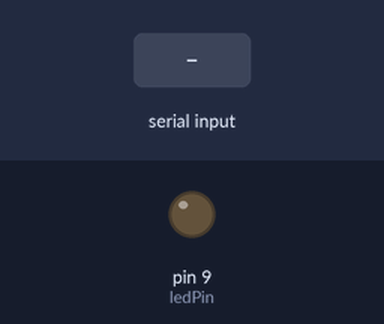
The sketch below on a simulated Arduino Uno, built with avr-gcc and run on an emulated ATmega328P. On the bench: output pins drawn as LEDs (lit = HIGH). Inputs (shaded band) come from the test bench.

Above: at 1.2 s.
1.3 s: byte 30 received over Serial
At 2.4 s:
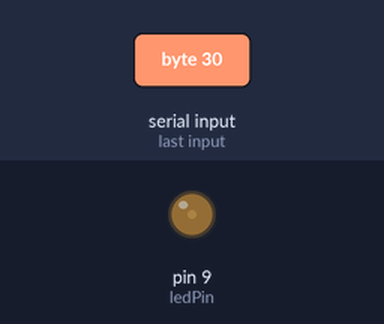
2.8 s: byte 90 received over Serial
At 3.5 s:
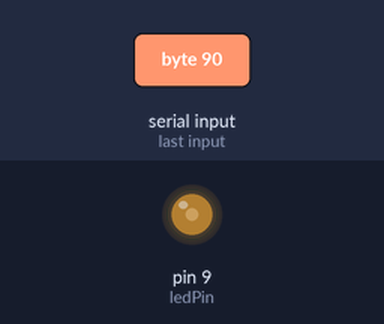
Timing chart, 0 to 5.8 s (numbered marks = the images above; inputs shaded):
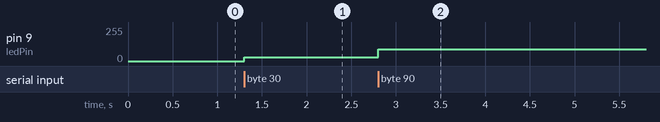

Measured:
- after the input at 1.3 s, pin 9 (ledPin): 0/255 → 30/255 at once
- after the input at 2.8 s, pin 9 (ledPin): 30/255 → 90/255 at once

The sketch:

Nite_Lite.ino
```cpp
/* Dimmer - send data from the computer to the Arduino board
 *  to control the brightness of an LED.  The data is sent
 *  in individual bytes, each of which ranges from 0 to 255.  Arduino
 *  reads these bytes and uses them to set the brightness of the LED.
 *
 *  LED attached from digital pin 9 to ground.
 */

const int ledPin = 9;                 // LED 35mA max @ 5V via 150ohm resistor

void setup() {
  Serial.begin(9600);                 // Serial port to Arduino IDE @ 9600 Baud
  pinMode(ledPin, OUTPUT);
}

void loop() {
  byte brightness;

  // check if data has been sent from the computer:
  if (Serial.available()) {
    brightness = Serial.read();       // Read the most recent byte
    analogWrite(ledPin, brightness);  // Set the brightness of the LED
  }
}
```
